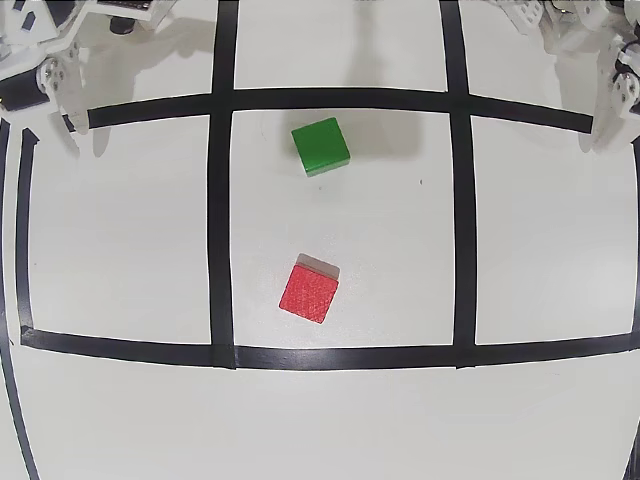
#> input picture scripts/sort_ref.png, 640 x 480 px
$ python caliberate_fron_camera.py --video sort_ref.png
#> lines starting #> are read from the running program, lines starting #| are printed output that depends on the picture; after the words box and inside, x2 and y2 are one past the last pixel; in counts of white or black regions, pixels touching at a corner belong together
"""Camera vs video first-frame alignment viewer.

Reads the first (or specified) frame from an MP4 video as a reference, then opens a
live camera feed and provides a real-time visualization to compare whether the
current camera content matches the reference using overlay and black-line overlap.

Typical use:
  python caliberate_fron_camera.py --video path/to/ref.mp4 --camera 0

Controls:
  - Trackbars in the UI control blending/threshold.
  - Keys: q/ESC quit, space freeze/unfreeze, s save snapshot.
"""

from __future__ import annotations

import argparse
import os
import time
from dataclasses import dataclass
from pathlib import Path
from typing import Optional, Tuple

import cv2
import numpy as np


@dataclass
class ViewConfig:
	alpha: float = 0.5
	black_thresh: int = 80
	morph_ksize: int = 3
	blur_ksize: int = 3
	show_edges: bool = False
	canny1: int = 60
	canny2: int = 160


def _odd_at_least_1(value: int) -> int:
	value = int(value)
	if value <= 1:
		return 1
	return value if value % 2 == 1 else value + 1


def read_video_frame(video_path: str, frame_index: int = 0) -> np.ndarray:
	path = Path(video_path)
	suffix = path.suffix.lower()
	if suffix in {".png", ".jpg", ".jpeg", ".bmp", ".tiff", ".tif", ".webp"}:
		img = cv2.imread(str(path), cv2.IMREAD_COLOR)
		if img is None:
			raise RuntimeError(f"Failed to read image: {video_path}")
		return img

	# For videos: prefer FFMPEG backend and try to disable hardware decoding.
	cap_backend = cv2.CAP_FFMPEG if hasattr(cv2, "CAP_FFMPEG") else 0
	cap = cv2.VideoCapture(str(path), cap_backend)

	# Try to force software decoding when supported.
	# 1) OpenCV property (newer builds)
	try:
		accel_none = getattr(cv2, "VIDEO_ACCELERATION_NONE", None)
		if accel_none is not None and hasattr(cv2, "CAP_PROP_HW_ACCELERATION"):
			cap.set(cv2.CAP_PROP_HW_ACCELERATION, float(accel_none))
	except Exception:
		pass
	# 2) FFmpeg capture options via env var (works with OpenCV+FFmpeg builds)
	#    This must be set BEFORE opening capture to be guaranteed, but setting it here
	#    still helps if this function is the first video open.
	#    If user already set it externally, we won't override.
	if "OPENCV_FFMPEG_CAPTURE_OPTIONS" not in os.environ:
		os.environ["OPENCV_FFMPEG_CAPTURE_OPTIONS"] = "hwaccel;none"

	if not cap.isOpened():
		raise RuntimeError(
			"Failed to open video. If this is an AV1 MP4 and you see 'hardware accelerated AV1 decoding' errors, "
			"extract the first frame to an image and pass it as --video, or re-encode to H.264."
		)

	if frame_index != 0:
		cap.set(cv2.CAP_PROP_POS_FRAMES, float(frame_index))

	ok, frame = cap.read()
	cap.release()
	if not ok or frame is None:
		raise RuntimeError(
			f"Failed to read frame {frame_index} from: {video_path}. "
			"If this video is AV1 and your OpenCV/FFmpeg build can't decode it, use:\n"
			"  ffmpeg -y -i input.mp4 -vf 'select=eq(n\\,0)' -vframes 1 ref.png\n"
			"Then run this script with: --video ref.png"
		)
	return frame


def open_camera(camera: str, width: Optional[int], height: Optional[int], fps: Optional[int]) -> cv2.VideoCapture:
	# Allow passing either an integer index or a device path.
	try:
		cam_id: int | str = int(camera)
	except ValueError:
		cam_id = camera

	cap = cv2.VideoCapture(cam_id)
	if not cap.isOpened():
		raise RuntimeError(f"Failed to open camera: {camera}")

	if width is not None:
		cap.set(cv2.CAP_PROP_FRAME_WIDTH, float(width))
	if height is not None:
		cap.set(cv2.CAP_PROP_FRAME_HEIGHT, float(height))
	if fps is not None:
		cap.set(cv2.CAP_PROP_FPS, float(fps))

	return cap


def _apply_transform(frame: np.ndarray, rotate: int, flip: int) -> np.ndarray:
	out = frame
	if rotate % 360 != 0:
		rot = rotate % 360
		if rot == 90:
			out = cv2.rotate(out, cv2.ROTATE_90_CLOCKWISE)
		elif rot == 180:
			out = cv2.rotate(out, cv2.ROTATE_180)
		elif rot == 270:
			out = cv2.rotate(out, cv2.ROTATE_90_COUNTERCLOCKWISE)
		else:
			raise ValueError("rotate must be one of 0, 90, 180, 270")

	if flip != 2:
		# OpenCV: 0 vertical, 1 horizontal, -1 both.
		out = cv2.flip(out, flip)
	return out


def _center_fit(reference: np.ndarray, target_hw: Tuple[int, int]) -> np.ndarray:
	th, tw = target_hw
	rh, rw = reference.shape[:2]
	if (rh, rw) == (th, tw):
		return reference
	return cv2.resize(reference, (tw, th), interpolation=cv2.INTER_AREA)


def black_mask(bgr: np.ndarray, cfg: ViewConfig) -> np.ndarray:
	gray = cv2.cvtColor(bgr, cv2.COLOR_BGR2GRAY)
	blur_k = _odd_at_least_1(cfg.blur_ksize)
	if blur_k > 1:
		gray = cv2.GaussianBlur(gray, (blur_k, blur_k), 0)

	# black pixels: gray < thresh
	mask = (gray < int(cfg.black_thresh)).astype(np.uint8) * 255

	k = int(cfg.morph_ksize)
	if k > 1:
		k = max(1, k)
		kernel = cv2.getStructuringElement(cv2.MORPH_RECT, (k, k))
		mask = cv2.morphologyEx(mask, cv2.MORPH_OPEN, kernel)
		mask = cv2.morphologyEx(mask, cv2.MORPH_CLOSE, kernel)
	return mask


def color_overlap(cam_mask: np.ndarray, ref_mask: np.ndarray) -> np.ndarray:
	"""Return a BGR image showing overlap.

	- green: both black
	- red: cam-only black
	- blue: ref-only black
	"""
	cam_on = cam_mask > 0
	ref_on = ref_mask > 0
	both = cam_on & ref_on
	cam_only = cam_on & (~ref_on)
	ref_only = ref_on & (~cam_on)

	h, w = cam_mask.shape[:2]
	out = np.zeros((h, w, 3), dtype=np.uint8)
	out[both] = (0, 255, 0)
	out[cam_only] = (0, 0, 255)
	out[ref_only] = (255, 0, 0)
	return out


def _make_args() -> argparse.Namespace:
	p = argparse.ArgumentParser(description="Overlay live camera with MP4 reference frame to check alignment.")
	p.add_argument("--video", required=True, help="Path to reference MP4 video, or a reference image (png/jpg)")
	p.add_argument("--frame", type=int, default=0, help="Reference frame index (default: 0)")
	p.add_argument("--camera", default="0", help="Camera index (e.g. 0) or device path")
	p.add_argument("--width", type=int, default=None, help="Request camera width")
	p.add_argument("--height", type=int, default=None, help="Request camera height")
	p.add_argument("--fps", type=int, default=None, help="Request camera fps")
	p.add_argument("--rotate", type=int, default=0, choices=[0, 90, 180, 270], help="Rotate both views")
	p.add_argument(
		"--flip",
		type=int,
		default=2,
		choices=[-1, 0, 1, 2],
		help="Flip both views: -1 both, 0 vertical, 1 horizontal, 2 disable",
	)
	p.add_argument(
		"--ffmpeg-hwaccel",
		default="none",
		help="Set OPENCV_FFMPEG_CAPTURE_OPTIONS hwaccel value (default: none). Use '' to disable setting.",
	)
	p.add_argument("--save-dir", default="outputs", help="Directory to save snapshots")
	return p.parse_args()


def main() -> int:
	args = _make_args()
	video_path = str(Path(args.video))
	if args.ffmpeg_hwaccel != "":
		# Ensure video decode doesn't try unsupported hardware paths.
		# User can override by exporting OPENCV_FFMPEG_CAPTURE_OPTIONS externally.
		os.environ.setdefault("OPENCV_FFMPEG_CAPTURE_OPTIONS", f"hwaccel;{args.ffmpeg_hwaccel}")

	ref = read_video_frame(video_path, args.frame)
#> in read_video_frame, img is the input picture: shape (480, 640, 3); mean B, G, R 165.1, 166.2, 168
	cap = open_camera(args.camera, args.width, args.height, args.fps)

	cfg = ViewConfig()
	frozen = False
	frozen_frame: Optional[np.ndarray] = None

	cv2.namedWindow("overlay", cv2.WINDOW_NORMAL)
	cv2.namedWindow("black_overlap", cv2.WINDOW_NORMAL)
	cv2.namedWindow("help", cv2.WINDOW_NORMAL)

	def _on_alpha(x: int) -> None:
		cfg.alpha = float(np.clip(x, 0, 100)) / 100.0

	def _on_thresh(x: int) -> None:
		cfg.black_thresh = int(np.clip(x, 0, 255))

	def _on_morph(x: int) -> None:
		cfg.morph_ksize = int(np.clip(x, 1, 31))

	def _on_blur(x: int) -> None:
		cfg.blur_ksize = int(np.clip(x, 1, 31))

	def _on_edges(x: int) -> None:
		cfg.show_edges = bool(x)

	def _on_c1(x: int) -> None:
		cfg.canny1 = int(np.clip(x, 0, 500))

	def _on_c2(x: int) -> None:
		cfg.canny2 = int(np.clip(x, 0, 500))

	cv2.createTrackbar("alpha(cam->ref)", "overlay", int(cfg.alpha * 100), 100, _on_alpha)
	cv2.createTrackbar("black_thresh", "black_overlap", cfg.black_thresh, 255, _on_thresh)
	cv2.createTrackbar("morph_ksize", "black_overlap", cfg.morph_ksize, 31, _on_morph)
	cv2.createTrackbar("blur_ksize", "black_overlap", cfg.blur_ksize, 31, _on_blur)
	cv2.createTrackbar("show_edges", "black_overlap", 1 if cfg.show_edges else 0, 1, _on_edges)
	cv2.createTrackbar("canny1", "black_overlap", cfg.canny1, 500, _on_c1)
	cv2.createTrackbar("canny2", "black_overlap", cfg.canny2, 500, _on_c2)

	help_img = np.zeros((240, 840, 3), dtype=np.uint8)
	help_lines = [
		"Keys:",
		"  q / ESC : quit",
		"  space   : freeze / unfreeze",
		"  s       : save snapshot (overlay + masks)",
		"Legend (black_overlap window): green=both, red=cam only, blue=ref only",
		"Tip: adjust black_thresh so only the black lines remain.",
	]
	y = 28
	for line in help_lines:
		cv2.putText(help_img, line, (12, y), cv2.FONT_HERSHEY_SIMPLEX, 0.65, (255, 255, 255), 2, cv2.LINE_AA)
		y += 32
	cv2.imshow("help", help_img)
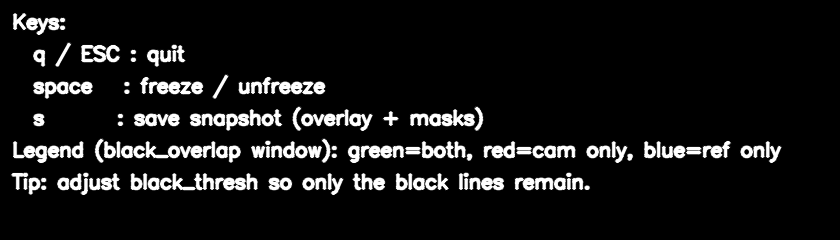
#> window 'help': shape (240, 840, 3); min 0, max 255, mean 21

	save_dir = Path(args.save_dir)
	save_dir.mkdir(parents=True, exist_ok=True)

	try:
		while True:
			if not frozen:
				ok, cam = cap.read()
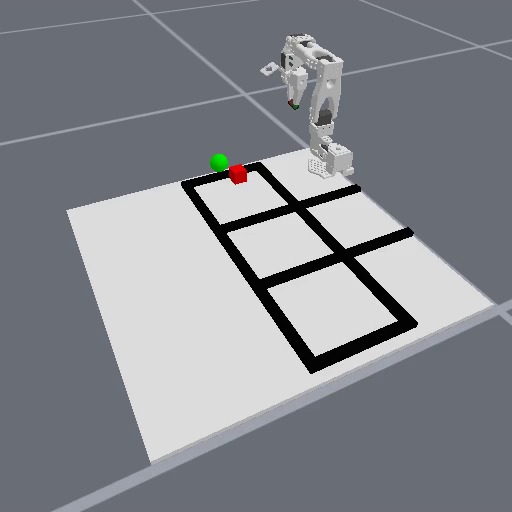
#> input picture frame 10 of test_videos/lift_cube_test.mp4, 512 x 512 px, given in place of the camera
#> cam is the input picture: shape (512, 512, 3); mean B, G, R 141.5, 136, 132.7
				if not ok or cam is None:
					print("[WARN] failed to read camera frame")
					time.sleep(0.05)
					continue
				frozen_frame = cam

			assert frozen_frame is not None
			cam = frozen_frame

			cam = _apply_transform(cam, args.rotate, args.flip)
			ref_t = _apply_transform(ref, args.rotate, args.flip)
			target_hw = (int(cam.shape[0]), int(cam.shape[1]))
#> target_hw = (512, 512)
			ref_fit = _center_fit(ref_t, target_hw)
#> in _center_fit, `return cv2.resize(reference, (tw, th), interpolation=cv2.INTER_AREA)`:
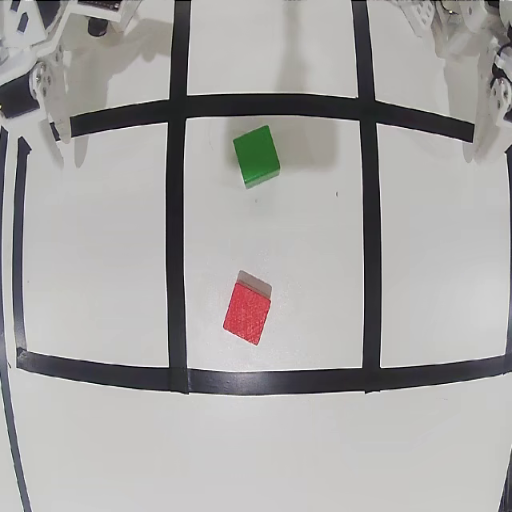
#> returned value: shape (512, 512, 3); mean of channels 0, 1, 2 165.1, 166.2, 168; drawn as B, G, R

			alpha = float(np.clip(cfg.alpha, 0.0, 1.0))
			overlay = cv2.addWeighted(cam, alpha, ref_fit, 1.0 - alpha, 0.0)
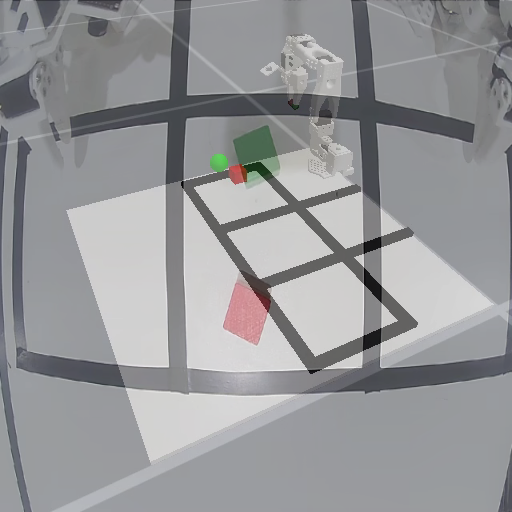
#> overlay: shape (512, 512, 3); mean B, G, R 153.3, 151.1, 150.3

			cam_m = black_mask(cam, cfg)
#> in black_mask, `mask = (gray < int(cfg.black_thresh)).astype(np.uint8) * 255`:
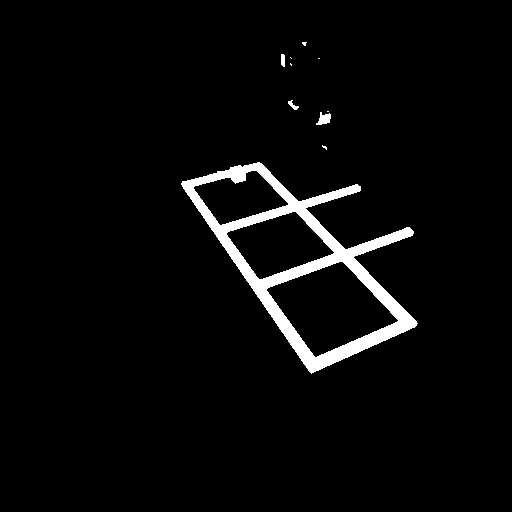
#> mask: shape (512, 512); 3.7% white; 10 white regions (6 under 20 px), largest, box (x1, y1, x2, y2) and area: (181, 162, 418, 374) 9438, (316, 112, 331, 125) 121, (281, 54, 285, 67) 48, (288, 100, 299, 110) 47
#> in black_mask, `mask = cv2.morphologyEx(mask, cv2.MORPH_OPEN, kernel)`: mask: shape (512, 512); 3.7% white; 5 white regions (1 under 20 px), largest, box (x1, y1, x2, y2) and area: (182, 162, 417, 373) 9433, (318, 114, 331, 125) 110, (281, 54, 285, 66) 46, (288, 101, 298, 110) 42
			ref_m = black_mask(ref_fit, cfg)
#> in black_mask (call 2), `mask = (gray < int(cfg.black_thresh)).astype(np.uint8) * 255`: mask: shape (512, 512); 13.2% white; 36 white regions (19 under 20 px), largest, box (x1, y1, x2, y2) and area: (33, 0, 512, 394) 28307, (234, 126, 279, 169) 1342, (13, 137, 31, 308) 1325
#> in black_mask (call 2), `mask = cv2.morphologyEx(mask, cv2.MORPH_OPEN, kernel)`: mask: shape (512, 512); 13.1% white; 20 white regions (3 under 20 px), largest, box (x1, y1, x2, y2) and area: (33, 0, 512, 394) 28237, (234, 127, 279, 169) 1337, (13, 138, 30, 287) 1280
#> in black_mask (call 2), `mask = cv2.morphologyEx(mask, cv2.MORPH_CLOSE, kernel)`: mask: shape (512, 512); 13.1% white; 17 white regions (1 under 20 px), largest, box (x1, y1, x2, y2) and area: (33, 0, 512, 394) 28275, (234, 127, 279, 169) 1337, (13, 138, 30, 287) 1280
			overlap = color_overlap(cam_m, ref_m)
#> in color_overlap, `both = cam_on & ref_on`: both: shape (512, 512) bool; 0.34% white; 8 white regions (2 under 20 px), largest, box (x1, y1, x2, y2) and area: (364, 268, 381, 302) 285, (363, 329, 381, 350) 231, (364, 237, 381, 253) 176, (240, 162, 266, 169) 103, (288, 101, 298, 110) 42, (320, 114, 331, 118) 32
#> in color_overlap, `cam_only = cam_on & (~ref_on)`: cam_only: shape (512, 512) bool; 3.3% white; 6 white regions (1 under 20 px), largest, box (x1, y1, x2, y2) and area: (183, 165, 364, 371) 7410, (380, 286, 417, 343) 898, (381, 227, 414, 247) 324, (318, 117, 331, 125) 78, (281, 54, 285, 66) 46
#> in color_overlap, `ref_only = ref_on & (~cam_on)`:
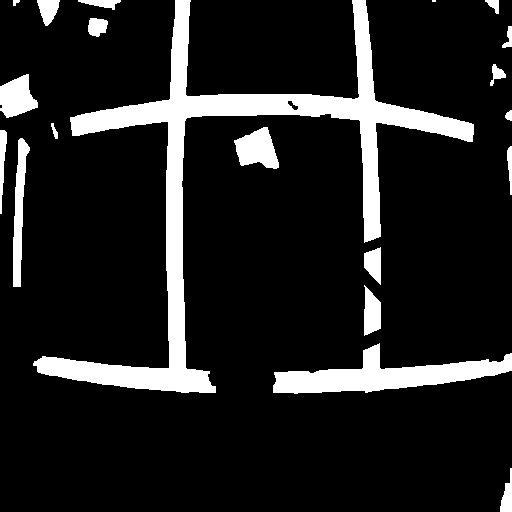
#> ref_only: shape (512, 512) bool; 12.7% white; 20 white regions (1 under 20 px), largest, box (x1, y1, x2, y2) and area: (33, 0, 474, 393) 21226, (273, 343, 512, 394) 5169, (13, 138, 30, 287) 1280
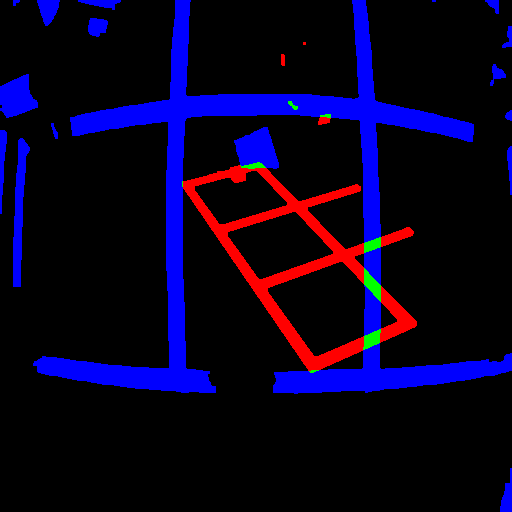
#> overlap: shape (512, 512, 3); mean of channels 0, 1, 2 32.5, 0.9, 8.5; drawn as B, G, R

			if cfg.show_edges:
				cam_e = cv2.Canny(cam_m, cfg.canny1, cfg.canny2)
				ref_e = cv2.Canny(ref_m, cfg.canny1, cfg.canny2)
				edges = color_overlap(cam_e, ref_e)
				# Stack overlap + edges for easier tuning.
				overlap_show = np.concatenate([overlap, edges], axis=1)
			else:
				overlap_show = overlap

			cv2.imshow("overlay", overlay)
			cv2.imshow("black_overlap", overlap_show)

			key = cv2.waitKey(1) & 0xFF
#> (key q is pressed here)
			if key in (27, ord("q")):
				break
			if key == ord(" "):
				frozen = not frozen
			if key == ord("s"):
				ts = time.strftime("%Y%m%d-%H%M%S")
				cv2.imwrite(str(save_dir / f"overlay_{ts}.png"), overlay)
				cv2.imwrite(str(save_dir / f"cam_mask_{ts}.png"), cam_m)
				cv2.imwrite(str(save_dir / f"ref_mask_{ts}.png"), ref_m)
				cv2.imwrite(str(save_dir / f"black_overlap_{ts}.png"), overlap_show)
				print(f"[OK] saved snapshots to: {save_dir}")

	finally:
		cap.release()
		cv2.destroyAllWindows()
	return 0


if __name__ == "__main__":
	main()
